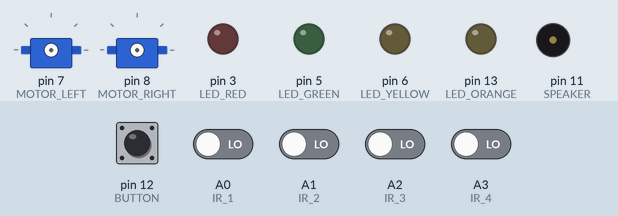
The sketch below on a simulated Arduino Uno, built with avr-gcc and run on an emulated ATmega328P. Parts: 2 × servo, output pins drawn as LEDs (lit = HIGH), buzzer (waves = sounding). The inputs (shaded band) are chosen by the test bench; at power-on: pin 12 (BUTTON) HIGH, A0 (IR_1), A1 (IR_2), A2 (IR_3), A3 (IR_4) LOW.

Above: at 1.0 s.
1.1 s: pin 12 (BUTTON) pulled LOW for 0.15 s
At 3.4 s:
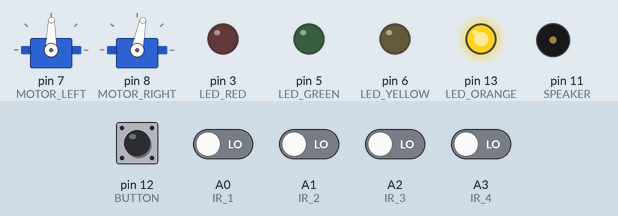
4.1 s: A1 (IR_2) driven HIGH
At 5.0 s:
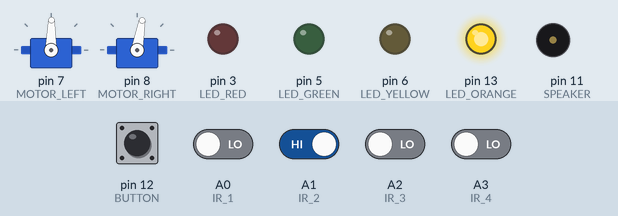
5.6 s: A0 (IR_1) driven HIGH
At 6.1 s:
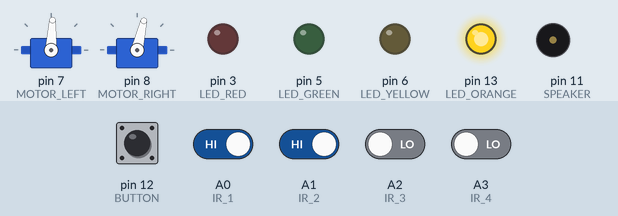
7.1 s: A2 (IR_3) driven HIGH
At 8.3 s:
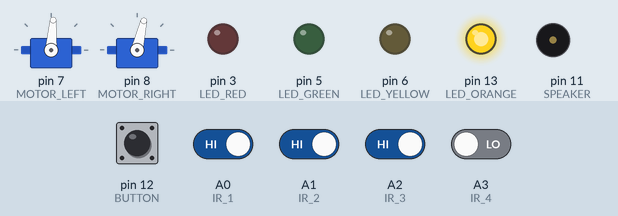
8.6 s: A3 (IR_4) driven HIGH
At 9.6 s:
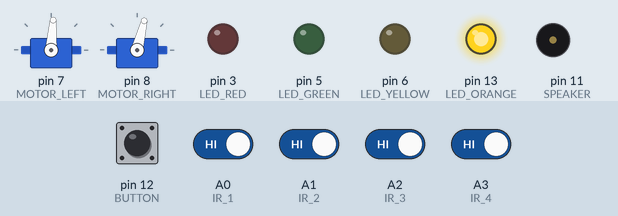
10.1 s: A0 (IR_1) driven LOW
At 10.7 s:
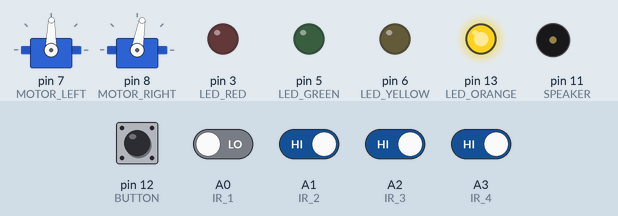
Timing chart, 0 to 12.6 s (numbered marks = the images above; inputs shaded):
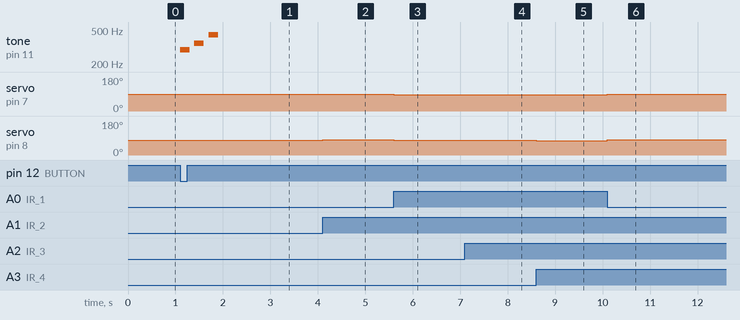

The sketch:

Line_follower_test_ArduSkyBot.ino
```cpp
/*
 ArduSkyBot example code

 Author: Carlos Garcia Saura
 July 2012
 */


// Include the necessary libraries
#include <Servo.h>

// --- PIN DEFINITIONS ---

#define LED_RED 3      // LED Lights
#define LED_GREEN 5
#define LED_YELLOW 6
#define LED_ORANGE 13

#define BUTTON 12

#define LDR_LEFT A5   // Pins for the light sensors
#define LDR_RIGHT A4

#define MOTOR_LEFT 7  // Pins for the motors
#define MOTOR_RIGHT 8

#define IR_1 A0       // Pins for the line sensor (four CNY70)
#define IR_2 A1       // IR_1 right, IR_4 left
#define IR_3 A2
#define IR_4 A3

#define ULTRASONIC_TRIG 2 // Pins for the ultrasonic distance sensor
#define ULTRASONIC_ECHO 4

#define SPEAKER 11


// Music notes
#define DO 262
#define RE 294
#define MI 330
#define FA 349
#define SOL 392
#define LA 440
#define SI 494


// --- ULTRASONIC SENSOR ---

// Function for initiating the pins used by the ultrasonic distance sensor
void init_pins_distance_sensor() {
  pinMode(ULTRASONIC_ECHO, INPUT);
  pinMode(ULTRASONIC_TRIG, OUTPUT);

  // Trigger pin is set low to avoid innecesary measurements
  digitalWrite(ULTRASONIC_TRIG, LOW);
}

// Function for reading the distance read by the ultrasonic sensor
// Returned value is in centimeters
int read_distance() {
  long duration;

  //This triggers the measurement
  digitalWrite(ULTRASONIC_TRIG, HIGH);
  delayMicroseconds(10);
  digitalWrite(ULTRASONIC_TRIG, LOW);

  //We receive the distance as a pulse length
  duration = pulseIn(ULTRASONIC_ECHO,HIGH);

  //Returns the distance in centimeters.
  return duration /29 / 2 ; //use "74 / 2" for inches
}


// Function that waits until an object is detected
void wait_for_distance(int distance) {
  while( read_distance() > distance ) {
    delay(500);
  }
}


// --- LEDs ---

// Function for initiating the pins used by the LEDs
void init_LED_pins() {
  pinMode(LED_RED,OUTPUT);
  pinMode(LED_GREEN,OUTPUT);
  pinMode(LED_YELLOW,OUTPUT);
  pinMode(LED_ORANGE,OUTPUT);
}

void blinkLED(int pin, int num) {
  int i;
  for(i=0; i<num; i++) {
    digitalWrite(pin, HIGH);
    delay(250);
    digitalWrite(pin, LOW);
    delay(250);
  }
}


// --- BUTTON ---

// Function for initiating the pin used by the button
void init_button_pin() {
  pinMode(BUTTON,INPUT);

  digitalWrite(BUTTON, HIGH); // Enable internal pull-up resistor
}

// Function for reading the button value
// Returns 1 if the button is being pressed, 0 if it is not
int button_is_pressed() {
  return !digitalRead(BUTTON);
}

// Function that waits until the button is pressed
void wait_for_button_press() {
  while( button_is_pressed() == 0 ) {
    delay(100);
  }
}


// --- MOTORS ---

Servo S_MOTOR_LEFT;
Servo S_MOTOR_RIGHT;
int S_MOTOR_LEFT_CENTER = 1400;
int S_MOTOR_RIGHT_CENTER = 1400;

// Function that inits the motors
// Calibration mode means motors should remain *almost* stopped
void init_motors(int calibration) {
  if(calibration) {
    S_MOTOR_LEFT.attach(MOTOR_LEFT);    // Init servo library
    S_MOTOR_RIGHT.attach(MOTOR_RIGHT);

    S_MOTOR_LEFT.writeMicroseconds(S_MOTOR_LEFT_CENTER);                  // Make the motors stop
    delay(200);
    S_MOTOR_RIGHT.writeMicroseconds(S_MOTOR_RIGHT_CENTER);
  }
}

// Functions for controlling the motors
// They take a parameter that ranges within -100 and 100, that indicates the speed and direction of rotation.
void motor_left(int m_speed) {
  m_speed = constrain(m_speed,-100,100); // Make sure the value is on the range

  if(m_speed != 0) {
    if(!S_MOTOR_LEFT.attached()) S_MOTOR_LEFT.attach(MOTOR_LEFT);
    S_MOTOR_LEFT.writeMicroseconds(map(m_speed,-100,100,S_MOTOR_LEFT_CENTER-500,S_MOTOR_LEFT_CENTER+500)); // Set the speed
  }
  else {
    if(S_MOTOR_LEFT.attached()) S_MOTOR_LEFT.detach();
  }
}

// Same but for right motor
void motor_right(int m_speed) {
  m_speed = constrain(m_speed,-100,100); // Make sure the value is on the range

  if(m_speed != 0) {
    if(!S_MOTOR_RIGHT.attached()) S_MOTOR_RIGHT.attach(MOTOR_RIGHT);
    S_MOTOR_RIGHT.writeMicroseconds(map(m_speed,-100,100,S_MOTOR_RIGHT_CENTER+500,S_MOTOR_RIGHT_CENTER-500)); // Set the speed (note: the direction is opposite to left motor)
  }
  else {
    if(S_MOTOR_RIGHT.attached()) S_MOTOR_RIGHT.detach();
  }
}


// SPEAKER FUNCTIONS

void playSound(int lenght, int num) {
  int i,j;
  for(i=1; i<=num; i++) {
    tone(SPEAKER,(DO/4)*i);
    delay(lenght);
  }
  delay(2*lenght);
  noTone(SPEAKER);
}

void playNote(int frequency, int lenght) {
  if(frequency <= 0) frequency = DO;
  if(lenght <= 0) lenght = 100;
  tone(SPEAKER,frequency);
  delay(lenght);
  noTone(SPEAKER);
  delay(100);
}

void playHarmonicScale(int harmonic, int lenght) {
  playNote((DO/4)*harmonic, lenght);
  playNote((MI/4)*harmonic, lenght);
  playNote((SOL/4)*harmonic, lenght);
}

void playMusicScale(int lenght) {
  playNote(DO, lenght);
  playNote(RE, lenght);
  playNote(MI, lenght);
  playNote(FA, lenght);
  playNote(SOL, lenght);
  playNote(LA, lenght);
  playNote(SI, lenght);
}

void playInvertedMusicScale(int lenght) {
  playNote(SI, lenght);
  playNote(LA, lenght);
  playNote(SOL, lenght);
  playNote(FA, lenght);
  playNote(MI, lenght);
  playNote(RE, lenght);
  playNote(DO, lenght);
}


// LIGHT SENSOR FUNCTIONS
int ldr_left_ambient,ldr_right_ambient;
void init_light_sensor() {
  ldr_left_ambient = analogRead(LDR_LEFT);
  ldr_right_ambient = analogRead(LDR_RIGHT);
}

// Returns -10 if light is on the left, +10 if on the right
int light_source() {
  int left = analogRead(LDR_LEFT)-ldr_left_ambient;
  int right = analogRead(LDR_RIGHT)-ldr_right_ambient;

  int pos = left-right;

  pos=map(pos,-500,500,-10,10);

  //if(abs(pos) < 100) pos = 0;

  return pos;
}

int last_line_pos = -4;

int IR_sensor_is_black(int pin) {
  return !digitalRead(pin);
}

int IR_sensor_is_white(int pin) {
  return digitalRead(pin);
}

// Returns -10 if light is on the left, +10 if on the right
int line_pos() {
  if(IR_sensor_is_black(IR_1)) {
    if(IR_sensor_is_black(IR_2))
      return last_line_pos = 2;
    else
      return last_line_pos = 3;
  }

  if(IR_sensor_is_black(IR_2)) {
    if(IR_sensor_is_black(IR_3))
      return last_line_pos = 0;
    else
      return last_line_pos = 1;
  }

  if(IR_sensor_is_black(IR_3)) {
    if(IR_sensor_is_black(IR_4))
      return last_line_pos = -2;
    else
      return last_line_pos = -1;
  }

  if(IR_sensor_is_black(IR_4)) {
    return last_line_pos = -3;
  }

  if(IR_sensor_is_white(IR_1) && IR_sensor_is_white(IR_2) && IR_sensor_is_white(IR_3) && IR_sensor_is_white(IR_4)) {
    if(last_line_pos > 1) {
      return last_line_pos = 4;
    }
    else if(last_line_pos < -1) {
      return last_line_pos = -4;
    }
  }

  return last_line_pos;
}


void init_ArduSkyBot() {
  init_motors(0);// 0 means normal mode, 1 means calibration mode
  init_pins_distance_sensor();
  init_LED_pins();
  init_button_pin();

  pinMode(IR_1, INPUT);
  pinMode(IR_2, INPUT);
  pinMode(IR_3, INPUT);
  pinMode(IR_4, INPUT);
}

int speed_motors = 20;

void robot_stop() {
  motor_left(0);
  motor_right(0);
}

void robot_forward() {
  motor_left(speed_motors);
  motor_right(speed_motors);
}

void robot_backward() {
  motor_left(-speed_motors);
  motor_right(-speed_motors);
  delay(1000);
  robot_stop();
}

void robot_left() {
  motor_left(-speed_motors);
  motor_right(+speed_motors);
  delay(350);
  robot_stop();
}

void robot_right() {
  motor_left(+speed_motors);
  motor_right(-speed_motors);
  delay(350);
  robot_stop();
}


// If you put dir=10, robot goes to the right, -10 for the left
void robot_heading(int dir) {
  motor_left(10+dir);
  motor_right(10-dir);
}


// This function runs only once at the begining
void setup() {

  // Setup all the I/O pins
  init_ArduSkyBot();

  // Waits until the button is pressed
  wait_for_button_press();

  // We turn on the ORANGE LED so we know our program is running
  digitalWrite(LED_ORANGE, HIGH);


  // YOU CAN CUSTOMIZE THIS:
  playNote(RE, 200);
  playNote(FA, 200);
  playNote(LA, 200);

}


void loop() { // The loop function runs forever

  // This line of code heads the robot towards a line
  robot_heading(line_pos());
}
```

Measured:
- after the input at 1.1 s, pin 13 (LED_ORANGE): LOW → HIGH at once; tone on pin 11 (SPEAKER): plays 294 Hz for 0.20 s, 349 Hz for 0.20 s, 440 Hz for 0.20 s, starting at once
- after the input at 4.1 s, servo on pin 8 (MOTOR_RIGHT): 79° → 80° at once
- after the input at 5.6 s, servo on pin 7 (MOTOR_LEFT): 89° → 87° at once; servo on pin 8 (MOTOR_RIGHT): 80° → 77° at once
- after the input at 7.1 s, servo on pin 7 (MOTOR_LEFT): 87° → 86° at once
- after the input at 8.6 s, servo on pin 8 (MOTOR_RIGHT): 77° → 76° at once
- after the input at 10.1 s, servo on pin 7 (MOTOR_LEFT): 86° → 89° at once; servo on pin 8 (MOTOR_RIGHT): 76° → 80° at once
